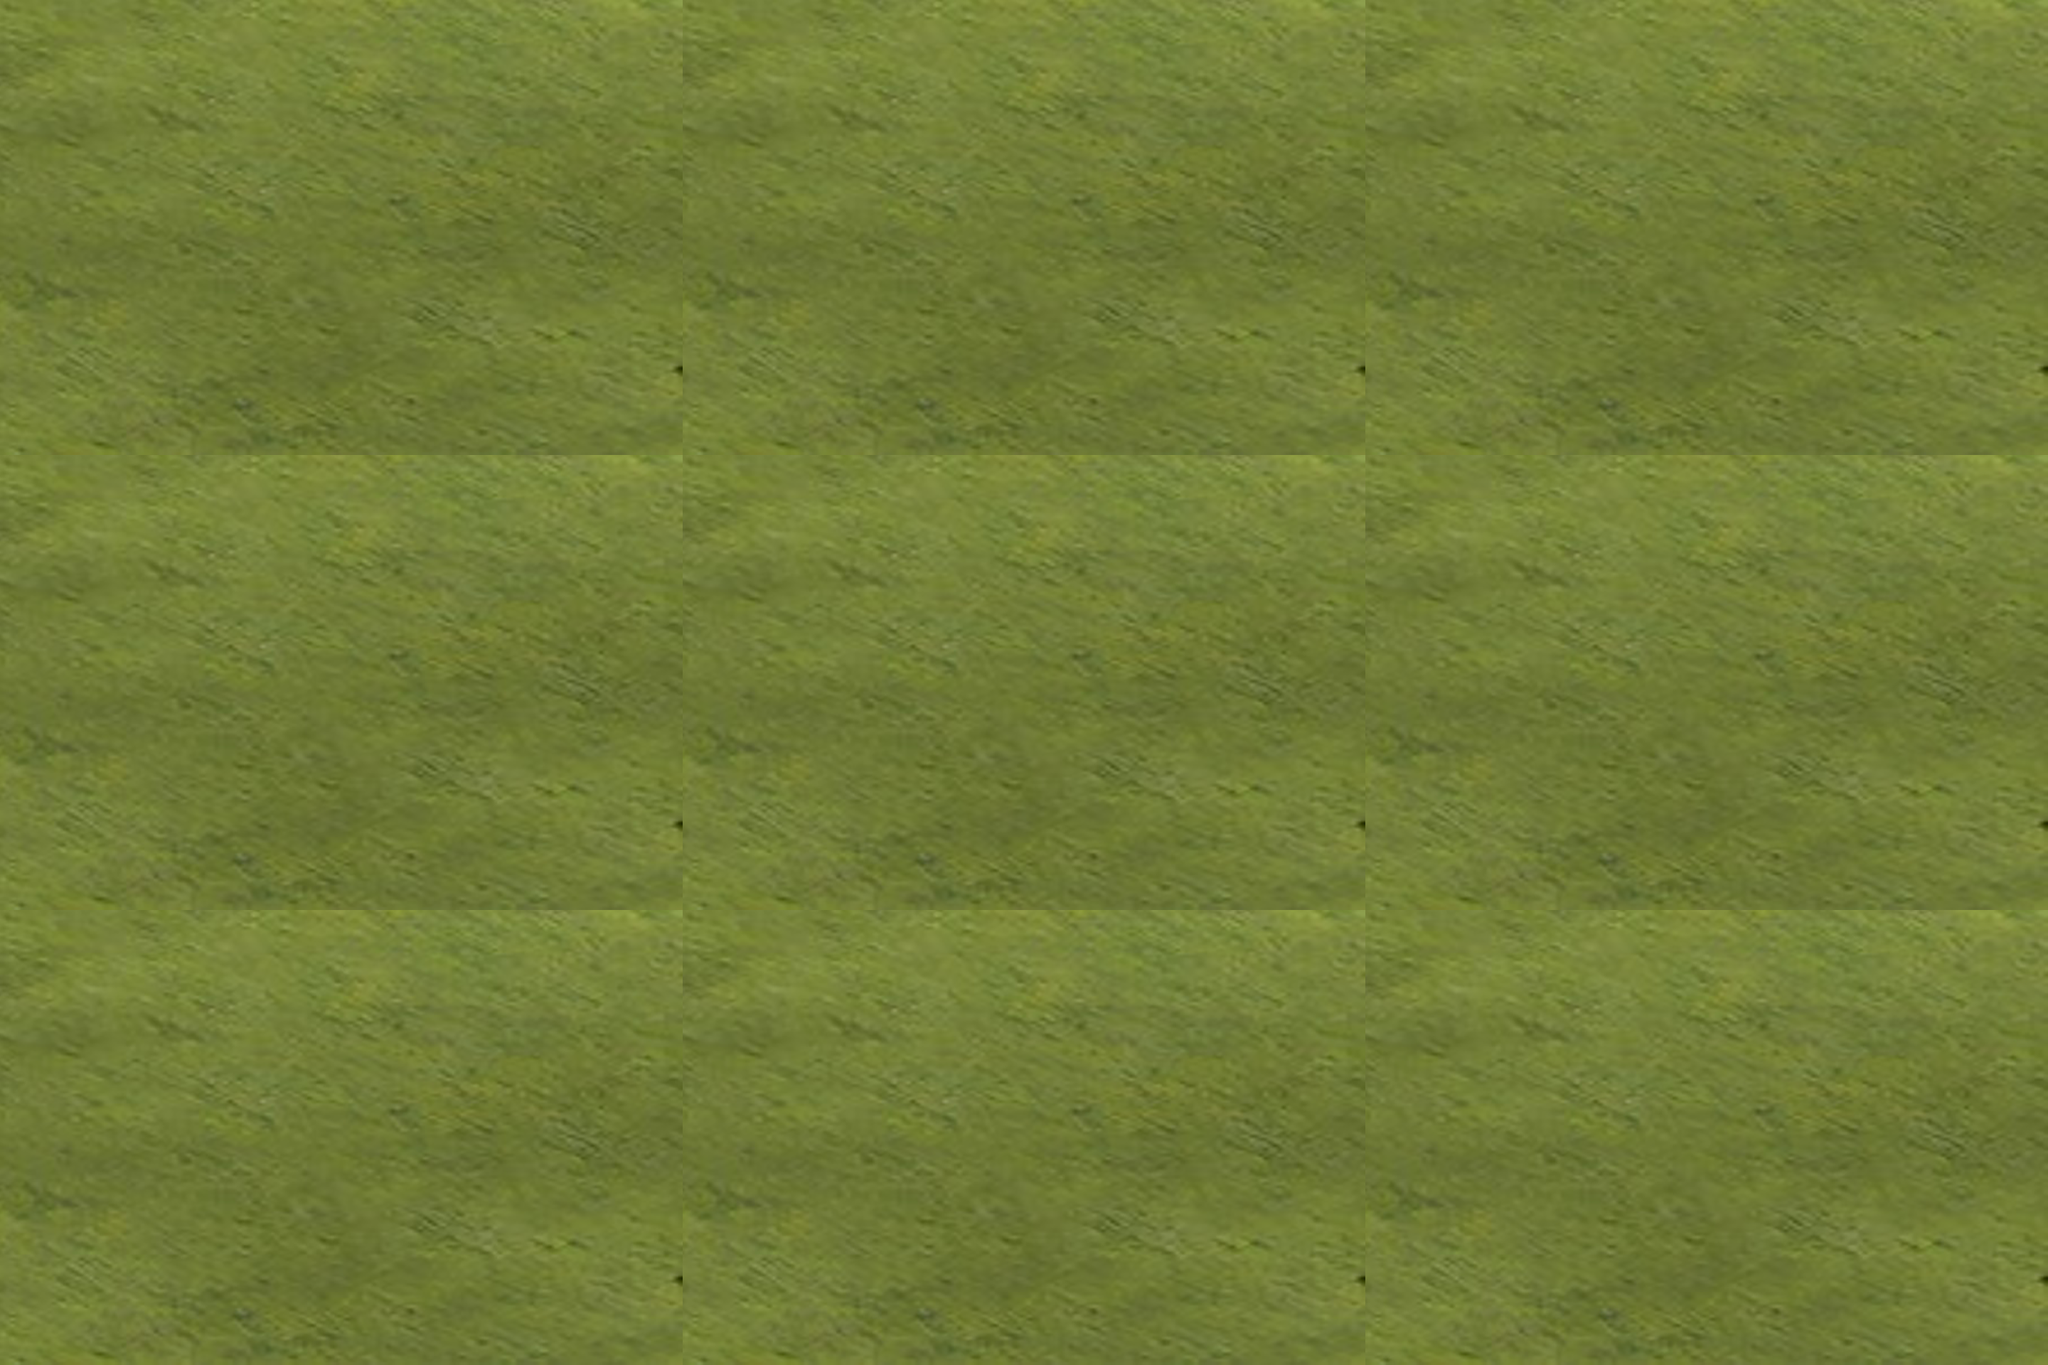

This is a level from a 2D game, rendered from its Tiled map with the project's own tilesets. A one-line summary and the map file follow, with tile-layer data summarised:
An orthogonal 48x48 tile map with 60x40 px tiles, 1 tile layer (main_layer).

<map version="1.0" orientation="orthogonal" renderorder="right-down" width="48" height="48" tilewidth="60" tileheight="40" nextobjectid="1">
 <tileset firstgid="1" name="image" tilewidth="60" tileheight="40">
  <image source="bg.png" width="960" height="640" />
 </tileset>
 <layer name="main_layer" width="48" height="48">
  <data>[2304 cells, 2304 non-empty, 256 distinct tile ids]</data>
 </layer>
</map>
